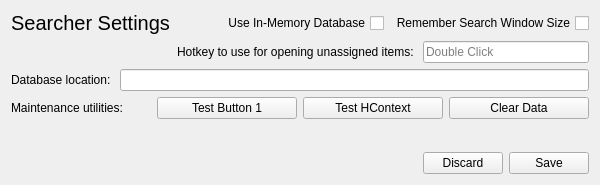
<?xml version="1.0" encoding="UTF-8"?>
<ui version="4.0">
 <class>SearcherSettings</class>
 <widget class="QWidget" name="SearcherSettings">
  <property name="windowModality">
   <enum>Qt::NonModal</enum>
  </property>
  <property name="geometry">
   <rect>
    <x>0</x>
    <y>0</y>
    <width>600</width>
    <height>185</height>
   </rect>
  </property>
  <property name="sizePolicy">
   <sizepolicy hsizetype="Preferred" vsizetype="Preferred">
    <horstretch>0</horstretch>
    <verstretch>0</verstretch>
   </sizepolicy>
  </property>
  <property name="minimumSize">
   <size>
    <width>600</width>
    <height>0</height>
   </size>
  </property>
  <property name="baseSize">
   <size>
    <width>0</width>
    <height>0</height>
   </size>
  </property>
  <property name="windowTitle">
   <string>Form</string>
  </property>
  <layout class="QGridLayout" name="gridLayout">
   <item row="1" column="0">
    <layout class="QVBoxLayout" name="verticalLayout_4">
     <item>
      <layout class="QHBoxLayout" name="horizontalLayout_4">
       <item>
        <widget class="QLabel" name="projectTitle">
         <property name="font">
          <font>
           <pointsize>15</pointsize>
          </font>
         </property>
         <property name="text">
          <string>Searcher Settings</string>
         </property>
         <property name="alignment">
          <set>Qt::AlignCenter</set>
         </property>
        </widget>
       </item>
       <item>
        <spacer name="horizontalSpacer_3">
         <property name="orientation">
          <enum>Qt::Horizontal</enum>
         </property>
         <property name="sizeHint" stdset="0">
          <size>
           <width>40</width>
           <height>20</height>
          </size>
         </property>
        </spacer>
       </item>
       <item>
        <widget class="QCheckBox" name="inmemory_chk">
         <property name="layoutDirection">
          <enum>Qt::RightToLeft</enum>
         </property>
         <property name="text">
          <string>Use In-Memory Database</string>
         </property>
         <property name="tristate">
          <bool>false</bool>
         </property>
        </widget>
       </item>
       <item>
        <widget class="QCheckBox" name="windowsize_chk">
         <property name="layoutDirection">
          <enum>Qt::RightToLeft</enum>
         </property>
         <property name="text">
          <string>Remember Search Window Size</string>
         </property>
        </widget>
       </item>
      </layout>
     </item>
     <item>
      <layout class="QHBoxLayout" name="horizontalLayout_5">
       <item>
        <spacer name="horizontalSpacer_2">
         <property name="orientation">
          <enum>Qt::Horizontal</enum>
         </property>
         <property name="sizeHint" stdset="0">
          <size>
           <width>40</width>
           <height>20</height>
          </size>
         </property>
        </spacer>
       </item>
       <item>
        <widget class="QLabel" name="label_2">
         <property name="text">
          <string>Hotkey to use for opening unassigned items: </string>
         </property>
        </widget>
       </item>
       <item>
        <widget class="QLineEdit" name="hkinput_txt">
         <property name="readOnly">
          <bool>true</bool>
         </property>
         <property name="placeholderText">
          <string>Double Click</string>
         </property>
        </widget>
       </item>
      </layout>
     </item>
     <item>
      <layout class="QHBoxLayout" name="horizontalLayout_7">
       <item>
        <widget class="QLabel" name="label">
         <property name="text">
          <string>Database location: </string>
         </property>
        </widget>
       </item>
       <item>
        <widget class="QLineEdit" name="databasepath_txt"/>
       </item>
      </layout>
     </item>
     <item>
      <layout class="QHBoxLayout" name="horizontalLayout">
       <item>
        <widget class="QLabel" name="label_4">
         <property name="text">
          <string>Maintenance utilities:</string>
         </property>
        </widget>
       </item>
       <item>
        <widget class="QPushButton" name="test1_btn">
         <property name="text">
          <string>Test Button 1</string>
         </property>
        </widget>
       </item>
       <item>
        <widget class="QPushButton" name="test_context_btn">
         <property name="text">
          <string>Test HContext</string>
         </property>
        </widget>
       </item>
       <item>
        <widget class="QPushButton" name="cleardata_btn">
         <property name="text">
          <string>Clear Data</string>
         </property>
        </widget>
       </item>
      </layout>
     </item>
     <item>
      <layout class="QHBoxLayout" name="horizontalLayout_2">
       <item>
        <widget class="QLabel" name="label_3">
         <property name="text">
          <string/>
         </property>
        </widget>
       </item>
      </layout>
     </item>
     <item>
      <layout class="QHBoxLayout" name="horizontalLayout_3">
       <item>
        <spacer name="horizontalSpacer">
         <property name="orientation">
          <enum>Qt::Horizontal</enum>
         </property>
         <property name="sizeHint" stdset="0">
          <size>
           <width>40</width>
           <height>20</height>
          </size>
         </property>
        </spacer>
       </item>
       <item>
        <widget class="QPushButton" name="discard_btn">
         <property name="text">
          <string>Discard</string>
         </property>
        </widget>
       </item>
       <item>
        <widget class="QPushButton" name="save_btn">
         <property name="text">
          <string>Save</string>
         </property>
        </widget>
       </item>
      </layout>
     </item>
    </layout>
   </item>
  </layout>
 </widget>
 <resources/>
 <connections/>
</ui>
